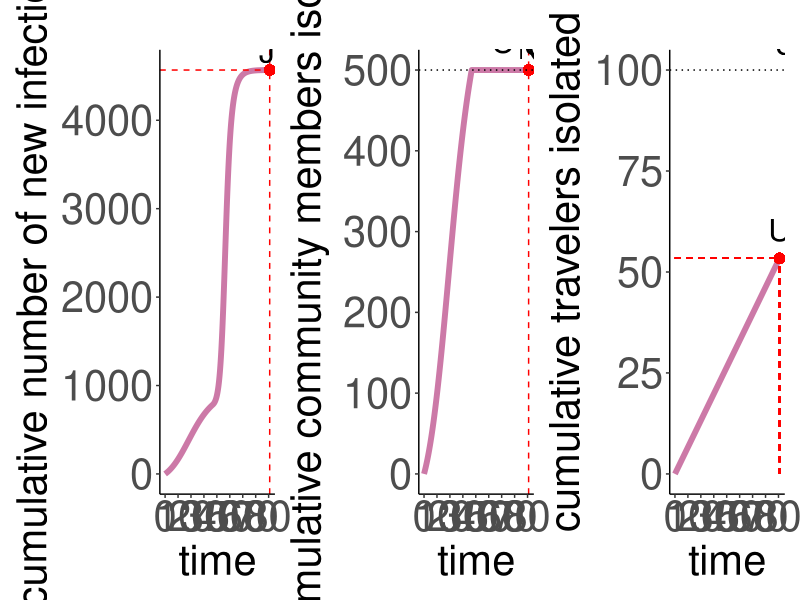
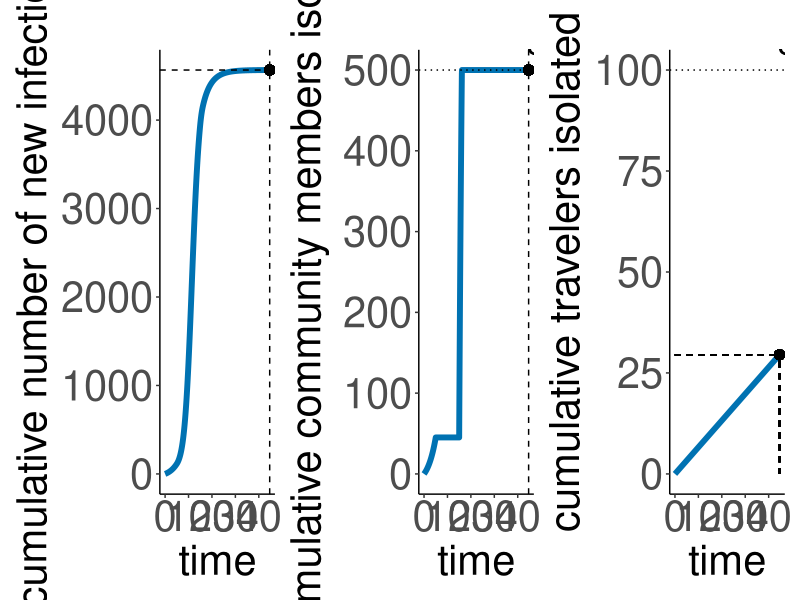
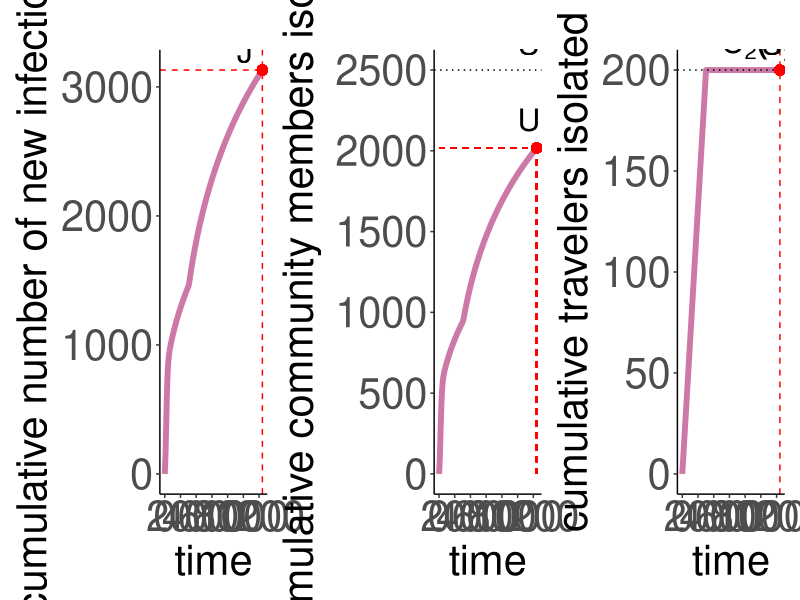
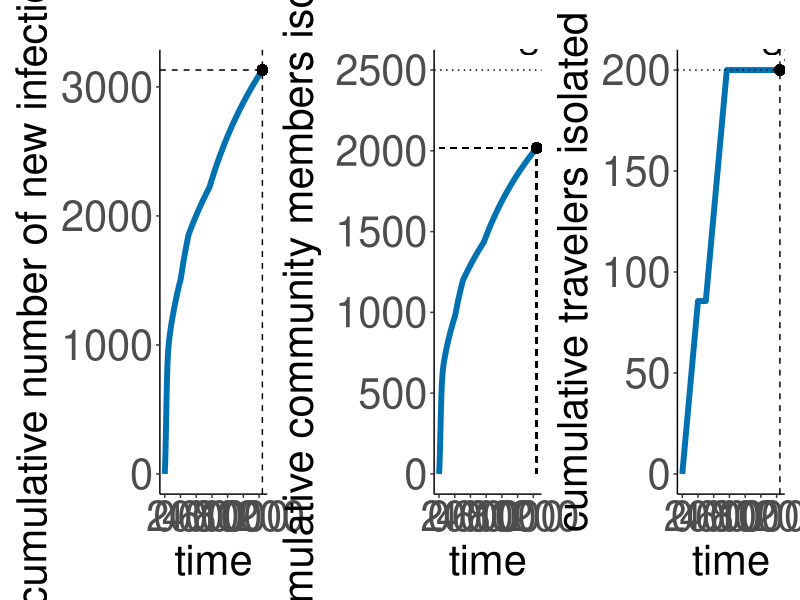
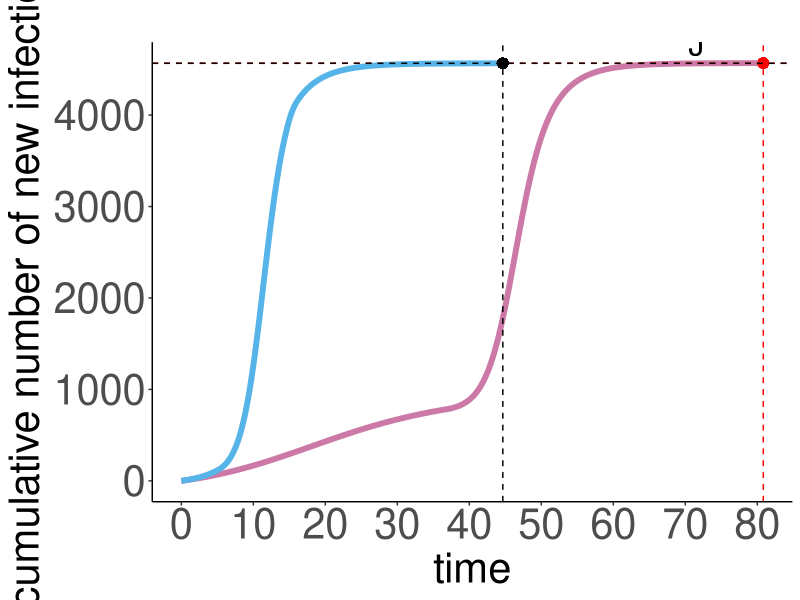
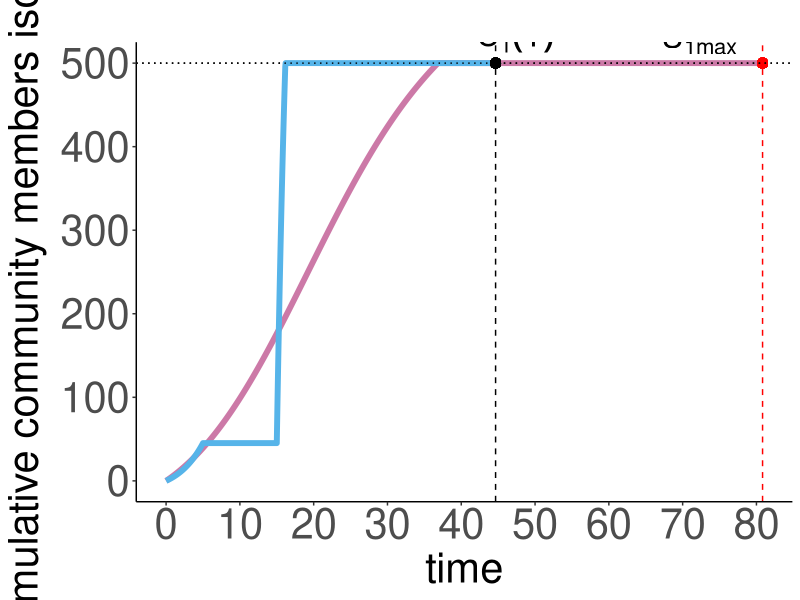
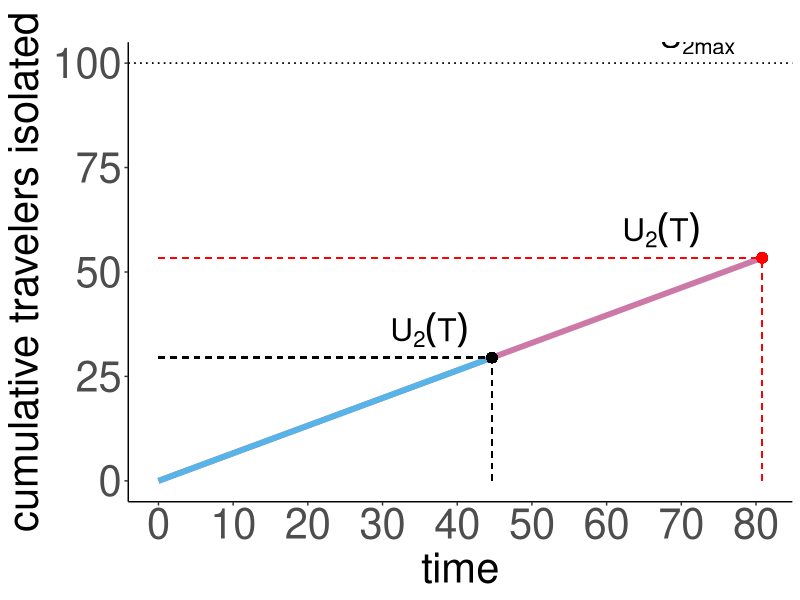
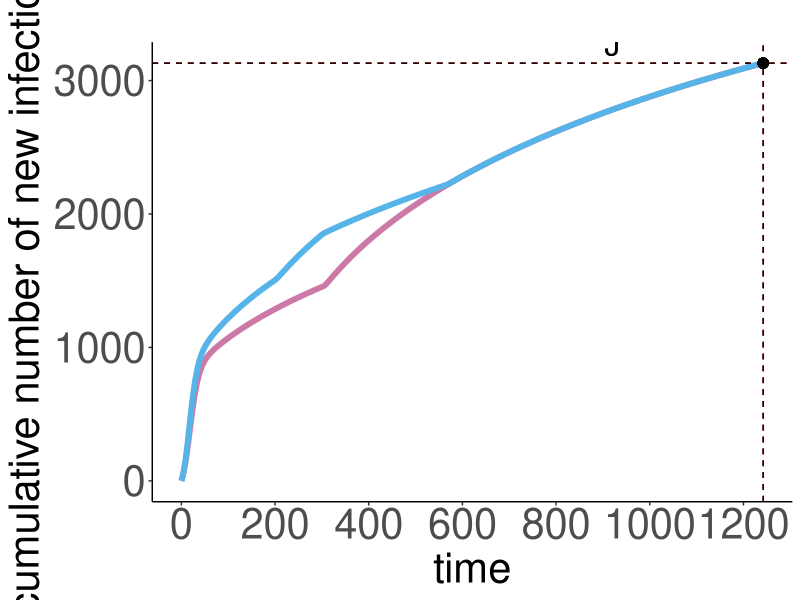

Generate these figures, in order, with R:
## ---- chunk 1
require(deSolve)
require(ggplot2)
require(patchwork)
cols <- c("#999999", "#E69F00", "#56B4E9", "#009E73", "#F0E442", "#0072B2", "#D55E00", "#CC79A7", "#66CC99")



##### Parameters
# max daily rate of community member isolation
u1max <- 0.6

# max daily rate of traveler isolation
u2max <- 1.3

# constraint on community member isolation
C1max <- 500

# constraint on traveller isolation
C2max <- 100

# transmission rate
beta<-.0002

# importation rate
theta <- 1

mu<-0.334

gamma <- 2*mu

# relative transmissibility of travellers
c<-1

T <- 2000


# start time for community isolation
tstart1<-0

# in case we wanted to do two switches
toff1 <- 2000 # currently set to not turn-off

# start time for restrictions on travellers
tstart2 <- 0
toff2 <- 2000

# community isolation function
u1fun<-function(t){
  u1 = u1max
  if(t<tstart1){
  u1 = 0}
  if(t<(toff1+10) & t>toff1){
    u1 = 0
  }
  return(u1)
}

# travel restrictions function
u2fun<-function(t){
  u2 = u2max
  if(t < tstart2){
  u2 = 0}
  if( t > toff2 & t < (toff2+5)){
    u2 = 0
  }
  return(u2)
}

# This is designed to trigger termination of the simulation when I1>0.5
rootfun <- function(t, y, parameters){
  I1 = y[2]
  # However, with importations, it doesn't make sense to have this as
  # the endpoint of the simulation, so instead I just set Imin = 0 and have
  # the simulation end at T=100.
  y1 = 1 - I1 
  return(y1)
}


SI<-function(t, y, parameters){
  S = y[1]
  I1 = y[2]
  I2 = y[3]
  C1 = y[4]
  C2 = y[5]
  iso1 = y[6]
  iso2 = y[7]
  u1 = u1fun(t)
  u2 = u2fun(t)
  
  if(C1 > C1max){
    u1 = 0
  }
  if(C2 > C2max){
    u2 = 0
  }
  
  dS = - beta*S*(I1 + c*I2)
  dI1 = beta*S*(I1 + c*I2) - mu*I1 - u1*I1
  dI2 = theta - 2*mu*I2 - u2*I2
  dC1 = u1*I1
  dC2 = u2*I2
  diso1 = u1*I1 - mu*iso1
  diso2 = u2*I2 - 2*mu*iso2
  return(list(c(dS,dI1,dI2,dC1,dC2,diso1,diso2)))
}


### CASE 2: CR limiting

C1max <- 500
C2max <- 100


out1 <- ode(y = c(S=5000, I1=10, I2= theta/((2*mu) + u2max), C1=0, C2=0, iso1=0, iso2=0), parms = NULL, times = seq(0,T,.05), func = SI, events = list(func = NULL, root = TRUE, terminalroot = 1), rootfun=rootfun)

out1 <- data.frame(out1)
out.cs1 <- data.frame(out1)

J = cumsum(beta*out1$S*(out1$I1+c*out1$I2)*diff(c(0,out1$time)))
J.cs1 <- J

u = rep(0,length(J))
u[which(diff(c(out1$C1[1],out1$C1))*diff(c(0,out1$time))>0.00001)] = max(c(out1$I1,out1$iso1))

u.1 = rep(0,length(J))
u.1[which(diff(c(out1$C2[1],out1$C2))*diff(c(0,out1$time))>0.001)] = max(c(out1$I2,out1$iso2))

out.cs1 <- data.frame(out1,u=u, u.1 = u.1, j =J )


final_time <- tail(out.cs1$time, 1)


#plot J
g.J = ggplot(out.cs1, aes(x = time, y = j)) +
  geom_line(color = cols[8], size = 2)+
  geom_point(aes(x = final_time, y = max(out.cs1$j)), color = "red", size = 3) +
  geom_vline(aes(xintercept = final_time), color = "red", linetype = "dashed")  +
  geom_hline(aes(yintercept = max(out.cs1$j)), color = "red", linetype = "dashed")  +
  ggtitle(" ")+ylab(expression(paste("cumulative number of new infections"))) + xlim(0,100)+theme_classic() +
  annotate("text", x = 70, y = max(out.cs1$j), label = expression(J), hjust = -0.2, vjust = -0.3, color = "black", size = 8) +
  scale_x_continuous(breaks = seq(min(out.cs1$time), max(out.cs1$time), by = 10)) +
  theme(
  plot.title = element_text(size = 20),       # Title size
  axis.title = element_text(size = 30),       # Axis title size
  axis.text = element_text(size = 30),        # Axis text size
  legend.title = element_text(size = 20),     # Legend title size
  legend.text = element_text(size = 20) )      # Legend text size



#plot U1
g.U1 = ggplot(out.cs1, aes(x = time, y = C1)) +
  geom_line(color = cols[8], size = 2) + 
  geom_point(aes(x = final_time, y = C1max), color = "red", size = 3) +
  geom_vline(aes(xintercept = final_time), color = "red", linetype = "dashed")  +
  geom_hline(aes(yintercept = C1max), color = "black", linetype = "dotted")  +
  annotate("text", x = 40, y = 500, label = expression(paste(U[1](T))), hjust = -0.2, vjust = -0.3, color = "black", size = 8) +
  annotate("text", x = 65, y = 500, label = expression(paste( U[1][max])), hjust = -0.2, vjust = -0.3, color = "black", size = 8) +
  ggtitle(" ")+ylab(expression(paste("cumulative community members isolated"))) + xlim(0,100)+theme_classic() + scale_x_continuous(breaks = seq(min(out.cs1$time), max(out.cs1$time), by = 10)) +
  theme(
  plot.title = element_text(size = 20),       # Title size
  axis.title = element_text(size = 30),       # Axis title size
  axis.text = element_text(size = 30),        # Axis text size
  legend.title = element_text(size = 20),     # Legend title size
  legend.text = element_text(size = 20) )      # Legend text size



#plot U2
g.U2 = ggplot(out.cs1, aes(x = time, y = C2)) +
  geom_line(color = cols[8], size = 2)+ 
  geom_point(aes(x = final_time, y = max(out.cs1$C2)), color = "red", size = 3) +
  geom_segment(aes(x = final_time, xend = final_time, y = 0, yend = max(out.cs1$C2)), color = "red", linetype = "dashed") +
  geom_segment(aes(x = 0, xend = final_time, y = max(out.cs1$C2), yend = max(out.cs1$C2)), color = "red", linetype = "dashed") +
  scale_x_continuous(breaks = seq(min(out.cs1$time), max(out.cs1$time), by = 10)) +
  geom_hline(aes(yintercept = C2max), color = "black", linetype = "dotted")  + 
  annotate("text", x = 60, y = max(out.cs1$C2), label = expression(paste(U[2](T))), hjust = -0.2, vjust = -0.3, color = "black", size = 8) +
  annotate("text", x = 65, y = C2max, label = expression(paste(U[2][max])), hjust = -0.2, vjust = -0.3, color = "black", size = 8) +
  ggtitle(" ")+ylab(expression(paste("cumulative travelers isolated"))) + xlim(0,100)+theme_classic() +
  scale_x_continuous(breaks = seq(min(out.cs1$time),max(out.cs1$time), by = 10)) +
  theme(
  plot.title = element_text(size = 20),       # Title size
  axis.title = element_text(size = 30),       # Axis title size
  axis.text = element_text(size = 30),        # Axis text size
  legend.title = element_text(size = 20),     # Legend title size
  legend.text = element_text(size = 20) )      # Legend text size



g.cs1 = g.J + g.U1 + g.U2
g.cs1
final_time

## ---- chunk 2

#plot community infections
#g.I1 = ggplot(out.cs1, aes(x = time, y = I1)) + 
  #geom_ribbon(aes(ymin = 0, ymax = u), fill = cols[9], alpha = 0.2)+
  #geom_line(color = cols[9], size = 2)+ 
  #ggtitle(" ")+ylab("Community prevalence") + xlim(0,100)+theme_classic() +
  #theme(
  #plot.title = element_text(size = 20),       # Title size
  #axis.title = element_text(size = 30),       # Axis title size
  #axis.text = element_text(size = 30),        # Axis text size
  #legend.title = element_text(size = 20),     # Legend title size
  #legend.text = element_text(size = 20) )      # Legend text size

#g.I1
## ---- chunk 3
###Circuit breaker, \tilde{u}_1

C1max <- 500
C2max <- 100

toff1 <- 5
u1max <- 0.4



out1_1 <- ode(y = c(S=5000, I1=10, I2= theta/((2*mu) + u2max), C1=0, C2=0, iso1=0, iso2=0), parms = NULL, times = seq(0,T,.05), func = SI, events = list(func = NULL, root = TRUE, terminalroot = 1), rootfun=rootfun)

out1_1 <- data.frame(out1_1)
out.cs1_1 <- data.frame(out1_1)

J = cumsum(beta*out1_1$S*(out1_1$I1+c*out1_1$I2)*diff(c(0,out1_1$time)))
J.cs1_1 <- J

u = rep(0,length(J))
u[which(diff(c(out1_1$C1[1],out1_1$C1))*diff(c(0,out1_1$time))>0.00001)] = max(c(out1_1$I1,out1_1$iso1))

u.1 = rep(0,length(J))
u.1[which(diff(c(out1_1$C2[1],out1_1$C2))*diff(c(0,out1_1$time))>0.001)] = max(c(out1_1$I2,out1_1$iso2))

out.cs1_1 <- data.frame(out1_1,u=u, u.1 = u.1, j =J )


final_time_1 <- tail(out.cs1_1$time, 1)

#plot J
g.J_1 = ggplot(out.cs1_1, aes(x = time, y = j)) +
  geom_line(color = cols[6], size = 2)+
  geom_point(aes(x = final_time_1, y = max(out.cs1_1$j)), color = "black", size = 3) +
  geom_vline(aes(xintercept = final_time_1), color = "black", linetype = "dashed")  +
  geom_hline(aes(yintercept = max(out.cs1_1$j)), color = "black", linetype = "dashed")  +
  ggtitle(" ")+ylab(expression(paste("cumulative number of new infections"))) + xlim(0,70)+theme_classic() +
  scale_x_continuous(breaks = seq(min(out.cs1_1$time), max(out.cs1_1$time), by = 10)) +
  theme(
  plot.title = element_text(size = 20),       # Title size
  axis.title = element_text(size = 30),       # Axis title size
  axis.text = element_text(size = 30),        # Axis text size
  legend.title = element_text(size = 20),     # Legend title size
  legend.text = element_text(size = 20) )      # Legend text size


#plot U1
g.U1_1 = ggplot(out.cs1_1, aes(x = time, y = C1)) +
  geom_line(color = cols[6], size = 2)+
  geom_hline(aes(yintercept = C1max), color = "black", linetype = "dotted")  + 
  geom_point(aes(x = final_time_1, y = C1max), color = "black", size = 3) +
  geom_vline(aes(xintercept = final_time_1), color = "black", linetype = "dashed")  +
  annotate("text", x = 40, y = 500, label = expression(paste(U[1][max])), hjust = -0.1, vjust = -0.3, color = "black", size = 8) +
  ggtitle(" ")+ylab(expression(paste("cumulative community members isolated"))) + xlim(0,70)+theme_classic() +
  scale_x_continuous(breaks = seq(min(out.cs1_1$time), max(out.cs1_1$time), by = 10)) +
  theme(
  plot.title = element_text(size = 20),       # Title size
  axis.title = element_text(size = 30),       # Axis title size
  axis.text = element_text(size = 30),        # Axis text size
  legend.title = element_text(size = 20),     # Legend title size
  legend.text = element_text(size = 20) )      # Legend text size



#plot U2
g.U2_1 = ggplot(out.cs1_1, aes(x = time, y = C2)) +
  geom_line(color = cols[6], size = 2)+
  geom_hline(aes(yintercept = C2max), color = "black", linetype = "dotted")  + 
  geom_point(aes(x = final_time_1, y = max(out.cs1_1$C2)), color = "black", size = 3) +
  geom_segment(aes(x = final_time_1, xend = final_time_1, y = 0, yend = max(out.cs1_1$C2)), color = "black", linetype = "dashed") +
  geom_segment(aes(x = 0, xend = final_time_1, y = max(out.cs1_1$C2)), yend = max(out.cs1_1$C2), color = "black", linetype = "dashed") +
  annotate("text", x = 40, y = C2max, label = expression(paste(U[2][max])), hjust = -0.1, vjust = -0.3, color = "black", size = 8) +
  ggtitle(" ")+ylab(expression(paste("cumulative travelers isolated"))) + xlim(0,70)+theme_classic() +
  scale_x_continuous(breaks = seq(min(out.cs1_1$time), max(out.cs1_1$time), by = 10)) +
  theme(
  plot.title = element_text(size = 20),       # Title size
  axis.title = element_text(size = 30),       # Axis title size
  axis.text = element_text(size = 30),        # Axis text size
  legend.title = element_text(size = 20),     # Legend title size
  legend.text = element_text(size = 20) )      # Legend text size



g.cs1_1 = g.J_1 + g.U1_1 + g.U2_1
g.cs1_1
final_time_1

## ---- chunk 4

#plot community infections
#g.I1_1 = ggplot(out.cs1_1, aes(x = time, y = I1)) + 
  #geom_ribbon(aes(ymin = 0, ymax = u), fill = cols[9], alpha = 0.2)+
  #geom_line(color = cols[9], size = 2)+ 
  #ggtitle(" ")+ylab("Community prevalence") + xlim(0,100)+theme_classic() +
  #theme(
  #plot.title = element_text(size = 20),       # Title size
  #axis.title = element_text(size = 30),       # Axis title size
  #axis.text = element_text(size = 30),        # Axis text size
  #legend.title = element_text(size = 20),     # Legend title size
  #legend.text = element_text(size = 20) )      # Legend text size

#g.I1_1
## ---- chunk 5

##### Parameters
# max daily rate of community member isolation
u1max <- 0.6

# max daily rate of traveler isolation
u2max <- 1.3

# constraint on community member isolation
U1max <- 2500

# constraint on traveller isolation
U2max <- 200

# transmission rate
beta<-.0002

# importation rate
theta <- 1

mu<-0.334

gamma <- 2*mu

# relative transmissibility of travellers
c<-1

T<-2000


# start time for community isolation
tstart1<-0

# in case we wanted to do two switches
toff1 <- 2000 # currently set to not turn-off

# start time for restrictions on travellers
tstart2 <- 0
toff2 <- 2000

# community isolation function
u1fun<-function(t){
  u1 = u1max
  if(t<tstart1){
  u1 = 0}
  if(t<(toff1+5) & t>toff1){
    u1 = 0
  }
  return(u1)
}

# travel restrictions function
u2fun<-function(t){
  u2 = u2max
  if(t < tstart2){
  u2 = 0}
  if( t > toff2 & t < (toff2+100)){
    u2 = 0
  }
  return(u2)
}

# This is designed to trigger termination of the simulation when I1>0.5
rootfun <- function(t, y, parameters){
  I1 = y[2]
  # However, with importations, it doesn't make sense to have this as
  # the endpoint of the simulation, so instead I just set Imin = 0 and have
  # the simulation end at T=100.
  y1 = 1 - I1 
  return(y1)
}


SI<-function(t, y, parameters){
  S = y[1]
  I1 = y[2]
  I2 = y[3]
  U1 = y[4]
  U2 = y[5]
  iso1 = y[6]
  iso2 = y[7]
  u1 = u1fun(t)
  u2 = u2fun(t)
  
  if(U1 > U1max){
    u1 = 0
  }
  if(U2 > U2max){
    u2 = 0
  }
  
  dS = - beta*S*(I1 + c*I2)
  dI1 = beta*S*(I1 + c*I2) - mu*I1 - u1*I1
  dI2 = theta - 2*mu*I2 - u2*I2
  dU1 = u1*I1
  dU2 = u2*I2
  diso1 = u1*I1 - mu*iso1
  diso2 = u2*I2 - 2*mu*iso2
  return(list(c(dS,dI1,dI2,dU1,dU2,diso1,diso2)))
}


### CASE 3: TR Limiting
T <- 2000
U1max <- 2500
U2max <- 200


out <- ode(y = c(S=5000, I1=10, I2= theta/((2*mu) + u2max), U1=0, U2=0, iso1=0, iso2=0), parms = NULL, times = seq(0,T,.05), func = SI, events = list(func = NULL, root = TRUE, terminalroot = 1), rootfun=rootfun)

out <- data.frame(out)
out.cs2 <- data.frame(out)

J = cumsum(beta*out$S*(out$I1+c*out$I2)*diff(c(0,out$time)))
J.cs2 <- J

u = rep(0,length(J))
u[which(diff(c(out$U1[1],out$U1))*diff(c(0,out$time))>0.00001)] = max(c(out$I1,out$iso1))

u.1 = rep(0,length(J))
u.1[which(diff(c(out$U2[1],out$U2))*diff(c(0,out$time))>0.001)] = max(c(out$I2,out$iso2))

out.cs2 <- data.frame(out,u=u, u.1 = u.1, j =J )


final_time_2 <- tail(out.cs2$time, 1)

#plot J
g.J_2 = ggplot(out.cs2, aes(x = time, y = j)) +
  geom_line(color = cols[8], size = 2)+
  geom_point(aes(x = final_time_2, y = max(out.cs2$j)), color = "red", size = 3) +
  geom_vline(aes(xintercept = final_time_2), color = "red", linetype = "dashed")  +
  geom_hline(aes(yintercept = max(out.cs2$j)), color = "red", linetype = "dashed")  +
  ggtitle(" ")+ylab(expression(paste("cumulative number of new infections "))) + xlim(0,1300)+theme_classic() +
  annotate("text", x = 900, y = max(out.cs2$j), label = expression(J), hjust = -0.1, vjust = -0.3, color = "black", size = 8) +
  scale_x_continuous(breaks = seq(min(out.cs2$time), max(out.cs2$time), by = 200)) +
  theme(
  plot.title = element_text(size = 20),       # Title size
  axis.title = element_text(size = 30),       # Axis title size
  axis.text = element_text(size = 30),        # Axis text size
  legend.title = element_text(size = 20),     # Legend title size
  legend.text = element_text(size = 20) )      # Legend text size



#plot U1
g.U1_2 = ggplot(out.cs2, aes(x = time, y = U1)) +
  geom_line(color = cols[8], size = 2)+
  geom_hline(aes(yintercept = U1max), color = "black", linetype = "dotted")  + 
  geom_point(aes(x = final_time_2, y = max(out.cs2$U1)), color = "red", size = 3) +
  geom_segment(aes(x = final_time_2, xend = final_time_2, y = 0, yend = max(out.cs2$U1)), color = "red", linetype = "dashed") +
  geom_segment(aes(x = 0, xend = final_time_2, y = max(out.cs2$U1), yend = max(out.cs2$U1)), color = "red", linetype = "dashed") +
  annotate("text", x = 900, y = U1max, label = expression(paste(U[1][max])), hjust = -0.1, vjust = -0.3, color = "black", size = 8) +
  annotate("text", x = 900, y = max(out.cs2$U1), label = expression(paste(U[1](T))), hjust = -0.1, vjust = -0.3, color = "black", size = 8) +
  ggtitle(" ")+ylab(expression(paste("cumulative community members isolated"))) + xlim(0,1300)+theme_classic() +
  scale_x_continuous(breaks = seq(min(out.cs2$time), max(out.cs2$time), by = 200)) +
  theme(
  plot.title = element_text(size = 20),       # Title size
  axis.title = element_text(size = 30),       # Axis title size
  axis.text = element_text(size = 30),        # Axis text size
  legend.title = element_text(size = 20),     # Legend title size
  legend.text = element_text(size = 20) )      # Legend text size



#plot U2
g.U2_2 = ggplot(out.cs2, aes(x = time, y = U2)) +
  geom_line(color = cols[8], size = 2)+
  geom_hline(aes(yintercept = U2max), color = "black", linetype = "dotted")  + 
  geom_point(aes(x = final_time_2, y = U2max), color = "red", size = 3) +
  geom_vline(aes(xintercept = final_time_2), color = "red", linetype = "dashed")  +
  annotate("text", x = 900, y = U2max, label = expression(paste(U[2][max])), hjust = -0.1, vjust = -0.3, color = "black", size = 8) +
  annotate("text", x = 400, y = U2max, label = expression(paste(U[2](T))), hjust = -0.1, vjust = -0.3, color = "black", size = 8) +
  ggtitle(" ")+ylab(expression(paste("cumulative travelers isolated"))) + xlim(0,1300)+theme_classic() +
  scale_x_continuous(breaks = seq(min(out.cs2$time), max(out.cs2$time), by = 200)) +
  theme(
  plot.title = element_text(size = 20),       # Title size
  axis.title = element_text(size = 30),       # Axis title size
  axis.text = element_text(size = 30),        # Axis text size
  legend.title = element_text(size = 20),     # Legend title size
  legend.text = element_text(size = 20) )      # Legend text size



g.cs2 = g.J_2 + g.U1_2 + g.U2_2
g.cs2
final_time_2

## ---- chunk 6

#plot traveler infections
#g.I2 = ggplot(out.cs2, aes(x = time, y = I2)) + 
  #geom_ribbon(aes(ymin = 0, ymax = u.1), fill = cols[9], alpha = 0.2)+
  #geom_line(color = cols[9], size = 2)+ 
  #ggtitle(" ")+ylab("traveler prevalence") + xlim(0,1500)+theme_classic() +
  #theme(
  #plot.title = element_text(size = 20),       # Title size
  #axis.title = element_text(size = 30),       # Axis title size
  #axis.text = element_text(size = 30),        # Axis text size
  #legend.title = element_text(size = 20),     # Legend title size
  #legend.text = element_text(size = 20) )      # Legend text size

#g.I2
## ---- chunk 7
### circuit breaker, \tilde{u}_2

U1max <- 2500
U2max <- 200

toff2 <- 200

u2max <- 0.5

out2 <- ode(y = c(S=5000, I1=10, I2= theta/((2*mu) + u2max), U1=0, U2=0, iso1=0, iso2=0), parms = NULL, times = seq(0,T,.05), func = SI, events = list(func = NULL, root = TRUE, terminalroot = 1), rootfun=rootfun)

out2 <- data.frame(out2)
out.cs2_1 <- data.frame(out2)

J = cumsum(beta*out2$S*(out2$I1+c*out2$I2)*diff(c(0,out2$time)))
J.cs2 <- J

u = rep(0,length(J))
u[which(diff(c(out2$U1[1],out2$U1))*diff(c(0,out2$time))>0.00001)] = max(c(out2$I1,out2$iso1))

u.1 = rep(0,length(J))
u.1[which(diff(c(out2$U2[1],out2$U2))*diff(c(0,out2$time))>0.001)] = max(c(out2$I2,out2$iso2))

out.cs2_1 <- data.frame(out2,u=u, u.1 = u.1, j =J )

# Getting the time values 

final_time_3 <- tail(out.cs2_1$time, 1)

#plot J
g.J_2_1 = ggplot(out.cs2_1, aes(x = time, y = j)) +
  geom_line(color = cols[6], size = 2)+
  geom_point(aes(x = final_time_3, y = max(out.cs2_1$j)), color = "black", size = 3) +
  geom_vline(aes(xintercept = final_time_3), color = "black", linetype = "dashed")  +
  geom_hline(aes(yintercept = max(out.cs2_1$j)), color = "black", linetype = "dashed")  +
  ggtitle(" ")+ylab(expression(paste("cumulative number of new infections"))) + xlim(0,1300)+theme_classic() +
  scale_x_continuous(breaks = seq(min(out.cs2_1$time), max(out.cs2_1$time), by = 200)) +
  theme(
  plot.title = element_text(size = 20),       # Title size
  axis.title = element_text(size = 30),       # Axis title size
  axis.text = element_text(size = 30),        # Axis text size
  legend.title = element_text(size = 20),     # Legend title size
  legend.text = element_text(size = 20) )      # Legend text size


#plot U1
g.U1_2_1 = ggplot(out.cs2_1, aes(x = time, y = U1)) +
  geom_line(color = cols[6], size = 2)+
  geom_hline(aes(yintercept = U1max), color = "black", linetype = "dotted")  + 
  geom_point(aes(x = final_time_3, y = max(out.cs2_1$U1)), color = "black", size = 3) +
  geom_segment(aes(x = final_time_3, xend = final_time_3, y = 0, yend = max(out.cs2_1$U1)), color = "black", linetype = "dashed") +
  geom_segment(aes(x = 0, xend = final_time_3, y = max(out.cs2_1$U1), yend = max(out.cs2_1$U1)), color = "black", linetype = "dashed") +
  annotate("text", x = 900, y = U1max, label = expression(paste(U[1][max])), hjust = -0.1, vjust = -0.3, color = "black", size = 8) +
  ggtitle(" ")+ylab(expression(paste("cumulative community members isolated"))) + xlim(0,1300)+theme_classic() +
  scale_x_continuous(breaks = seq(min(out.cs2_1$time), max(out.cs2_1$time), by = 200)) +
  theme(
  plot.title = element_text(size = 20),       # Title size
  axis.title = element_text(size = 30),       # Axis title size
  axis.text = element_text(size = 30),        # Axis text size
  legend.title = element_text(size = 20),     # Legend title size
  legend.text = element_text(size = 20) )      # Legend text size



#plot U2
g.U2_2_1 = ggplot(out.cs2_1, aes(x = time, y = U2)) +
  geom_line(color = cols[6], size = 2)+
  geom_hline(aes(yintercept = U2max), color = "black", linetype = "dotted")  + 
  geom_point(aes(x = final_time_3, y = U2max), color = "black", size = 3) +
  geom_vline(aes(xintercept = final_time_3), color = "black", linetype = "dashed")  +
  annotate("text", x = 900, y = U2max, label = expression(paste(U[2][max])), hjust = -0.1, vjust = -0.3, color = "black", size = 8) +
  ggtitle(" ")+ylab(expression(paste("cumulative travelers isolated"))) + xlim(0,1300)+theme_classic() +
  scale_x_continuous(breaks = seq(min(out.cs2_1$time), max(out.cs2_1$time), by = 200)) +
  theme(
  plot.title = element_text(size = 20),       # Title size
  axis.title = element_text(size = 30),       # Axis title size
  axis.text = element_text(size = 30),        # Axis text size
  legend.title = element_text(size = 20),     # Legend title size
  legend.text = element_text(size = 20) )      # Legend text size



g.cs2_1 = g.J_2_1 + g.U1_2_1 + g.U2_2_1
g.cs2_1
final_time_3


## ---- chunk 8

#plot traveler infections
#g.I2_1 = ggplot(out.cs2_1, aes(x = time, y = I2)) + 
  #geom_ribbon(aes(ymin = 0, ymax = u.1), fill = cols[9], alpha = 0.2)+
  #geom_line(color = cols[9], size = 2)+ 
  #ggtitle(" ")+ylab("traveler prevalence") + xlim(0,1500)+theme_classic() +
  #theme(
  #plot.title = element_text(size = 20),       # Title size
  #axis.title = element_text(size = 30),       # Axis title size
  #axis.text = element_text(size = 30),        # Axis text size
  #legend.title = element_text(size = 20),     # Legend title size
  #legend.text = element_text(size = 20) )      # Legend text size

#g.I2_1
## ---- chunk 9
require(deSolve)
require(ggplot2)
require(patchwork)

# Ensure you have the cols defined
cols <- c("#999999", "#E69F00", "#56B4E9", "#009E73", "#F0E442", "#0072B2", "#D55E00", "#CC79A7", "#66CC99")

# Use your provided simulation and plotting code here to create the following ggplot objects:
# g.J, g.J_1, g.U1, g.U1_1, g.U2, g.U2_1
# g.J_2, g.J_2_1, g.U1_2, g.U1_2_1, g.U2_2, g.U2_2_1

# Now combine the plots accordingly

# A: Combine g.J and g.J_1
combined_J <- g.J + geom_line(data = out.cs1_1, aes(x = time, y = J.cs1_1), color = cols[3], size = 2) +
  geom_point(aes(x = final_time_1, y = max(out.cs1_1$j)), color = "black", size = 3) +
  geom_vline(aes(xintercept = final_time_1), color = "black", linetype = "dashed")  +
  geom_hline(aes(yintercept = max(out.cs1_1$j)), color = "black", linetype = "dashed")

# B: Combine g.U1 and g.U1_1
combined_U1 <- g.U1 + geom_line(data = out.cs1_1, aes(x = time, y = C1), color = cols[3], size = 2) + 
  geom_hline(aes(yintercept = C1max), color = "black", linetype = "dotted")  + 
  geom_point(aes(x = final_time_1, y = C1max), color = "black", size = 3) +
  geom_vline(aes(xintercept = final_time_1), color = "black", linetype = "dashed")


# C: Combine g.U2 and g.U2_1
combined_U2 <- g.U2 + geom_line(data = out.cs1_1, aes(x = time, y = C2), color = cols[3], size = 2) +
  geom_hline(aes(yintercept = C2max), color = "black", linetype = "dotted")  + 
  geom_point(aes(x = final_time_1, y = max(out.cs1_1$C2)), color = "black", size = 3) +
  geom_segment(aes(x = final_time_1, xend = final_time_1, y = 0, yend = max(out.cs1_1$C2)), color = "black", linetype = "dashed") +
  geom_segment(aes(x = 0, xend = final_time_1, y = max(out.cs1_1$C2)), yend = max(out.cs1_1$C2), color = "black", linetype = "dashed")+
  annotate("text", x = 30, y = max(out.cs1_1$C2), label = expression(paste(U[2](T))), hjust = -0.1, vjust = -0.3, color = "black", size = 8)
  

# D: Combine g.J_2 and g.J_2_1
combined_J2 <- g.J_2 + geom_line(data = out.cs2_1, aes(x = time, y = J), color = cols[3], size = 2) +
  geom_point(aes(x = final_time_3, y = max(out.cs2_1$j)), color = "black", size = 3) +
  geom_vline(aes(xintercept = final_time_3), color = "black", linetype = "dashed")  +
  geom_hline(aes(yintercept = max(out.cs2_1$j)), color = "black", linetype = "dashed")

# E: Combine g.U1_2 and g.U1_2_1
combined_U1_2 <- g.U1_2 + geom_line(data = out.cs2_1, aes(x = time, y = U1), color = cols[3], size = 2) + geom_hline(aes(yintercept = U1max), color = "black", linetype = "dotted")  + 
  geom_point(aes(x = final_time_3, y = max(out.cs2_1$U1)), color = "black", size = 3) +
  geom_segment(aes(x = final_time_3, xend = final_time_3, y = 0, yend = max(out.cs2_1$U1)), color = "black", linetype = "dashed") +
  geom_segment(aes(x = 0, xend = final_time_3, y = max(out.cs2_1$U1), yend = max(out.cs2_1$U1)), color = "black", linetype = "dashed")

# F: Combine g.U2_2 and g.U2_2_1
combined_U2_2 <- g.U2_2 + geom_line(data = out.cs2_1, aes(x = time, y = U2), color = cols[3], size = 2) + geom_hline(aes(yintercept = U2max), color = "black", linetype = "dotted")  + 
  geom_point(aes(x = final_time_3, y = U2max), color = "black", size = 3) +
  geom_vline(aes(xintercept = final_time_3), color = "black", linetype = "dashed")

# Display the combined plots
combined_J
combined_U1
combined_U2
combined_J2
combined_U1_2
combined_U2_2


## ---- chunk 10

g.combined <- (combined_J + combined_U1 + combined_U2)/ (combined_J2 + combined_U1_2 + combined_U2_2) + plot_annotation(tag_levels = 'a') & theme(plot.tag = element_text(size = 25))


g.combined
